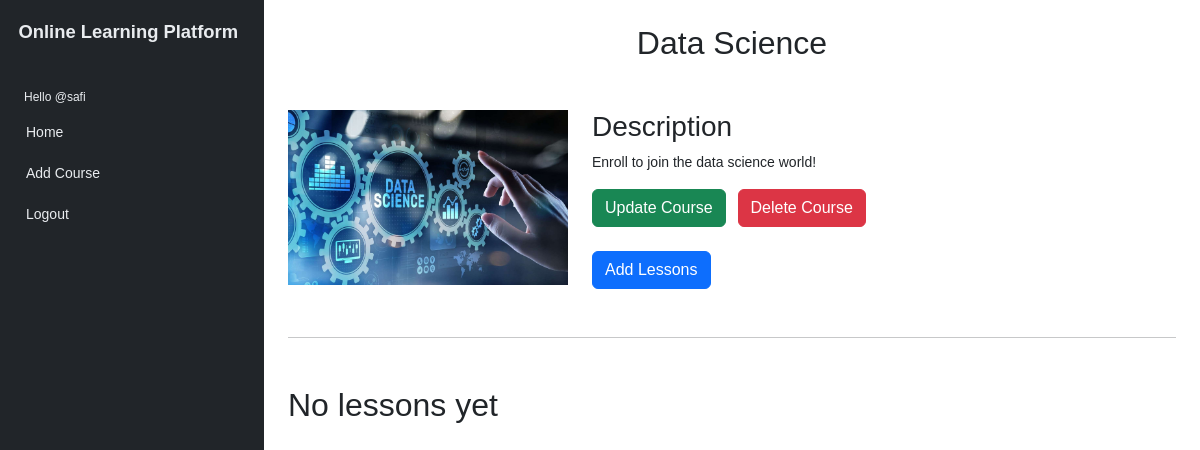
/courseview/5/ (signed in), run on an earlier commit of the app's database.
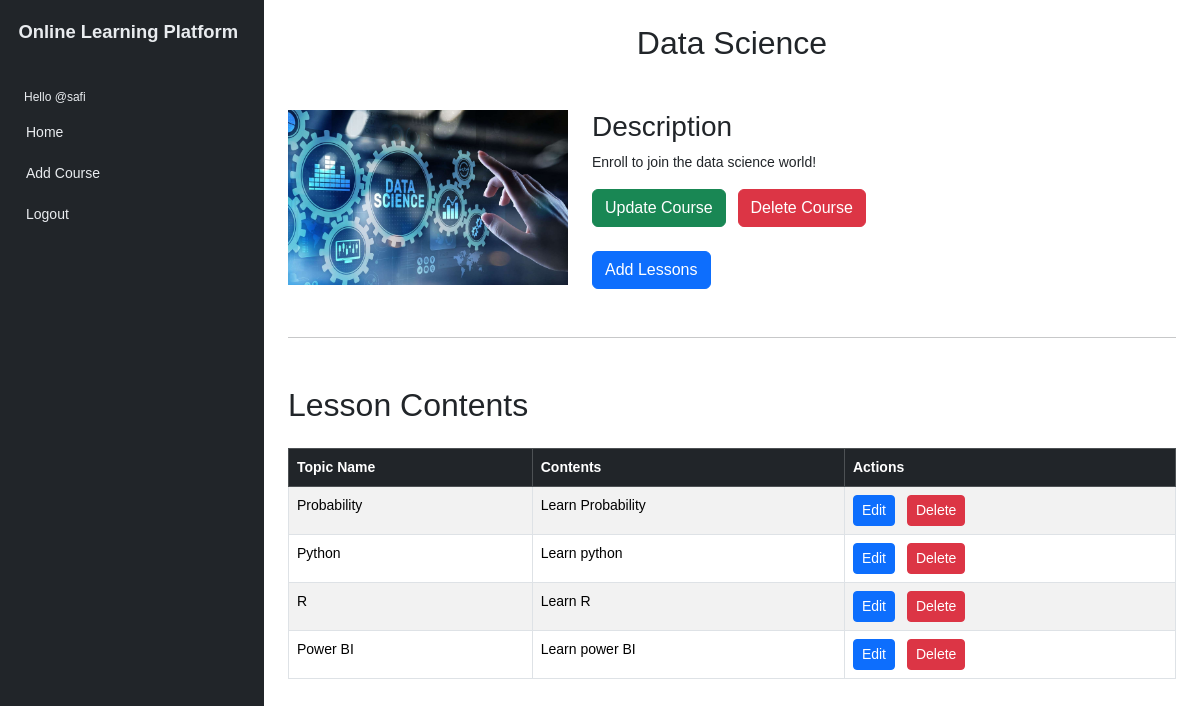
And on a later commit of the database.
### core/models.py (models this page shows, shortened)
class Lessons(models.Model):
    topic = models.CharField(max_length=50)
    content = models.TextField()
    course = models.ForeignKey(Course, on_delete=models.CASCADE)
    created = models.DateTimeField(auto_now_add=True)

### core/views.py (the view)
# urls.py: path('courseview/<str:pk>/', views.viewcourse,name='courseview'),
@login_required(login_url='loginpage')
def viewcourse(request, pk):
    courses = Course.objects.get(id=pk)
    form = CourseForm(instance=courses)
    lesson_list = Lessons.objects.filter(course=courses)
    lesson_form = LessonForm(course=courses)
    lesson_forms = [LessonForm(instance=lesson) for lesson in lesson_list]
    context = {'courses': courses, 'form': form, 'lesson_forms': lesson_forms, 'lesson_form': lesson_form, 'lesson_list': lesson_list}
    return render(request, 'instructor/view_course.html', context)

### templates/instructor/view_course.html (shortened to what this page needs)
{% extends 'layout.html' %}
{% block sideitem %}
    <li class="sidebar-item">
        <a href="{% url 'inshome' %}" class="sidebar-link">Home</a>
    </li>
    <li class="sidebar-item">
        <a href="{% url 'courseadd' %}" class="sidebar-link">Add Course</a>
    </li>
{% endblock %}
{% block main %}
    <div class="container">
        <h2 class="text-center mt-4 mb-5">{{ courses.title }}</h2>
        <div class="row">
            <div class="col-md-4">
                <img src="{{ courses.cover.url }}" class="img-fluid" alt="{{ courses.title }}">
            </div>
            <div class="col-md-8">
                <h3>Description</h3>
                <p>{{ courses.description }}</p>
                <div class="mb-4">
                    <a href="#" class="btn btn-success me-2" data-bs-toggle="modal" data-bs-target="#editCourseModal{{ courses.id }}">Update Course</a>
                    <a href="{% url 'deletecourse' courses.id %}" onclick="return confirm('Are you sure you want to delete this course?')" class="btn btn-danger">Delete Course</a>
                </div>
                <div>
                    <a href="#" class="btn btn-primary me-2" data-bs-toggle="modal" data-bs-target="#addLessonModal{{ courses.id }}">Add Lessons</a>
                </div>
            </div>
        </div>
        <hr class="my-5">
        <div class="row">
            <div class="col">
                {% if lesson_list %}
                    <h2>Lesson Contents</h2>
                    <table class="table table-bordered table-striped mt-4">
                        <thead class="table-dark">
                            <tr>
                                <th>Topic Name</th>
                                <th>Contents</th>
                                <th>Actions</th>
                            </tr>
                        </thead>
                        <tbody>
                            {% for data in lesson_list %}
                                <tr>
                                    <td>{{ data.topic }}</td>
                                    <td>{{ data.content }}</td>
                                    <td>
                                        <a href="#" class="btn btn-primary btn-sm me-2" data-bs-toggle="modal" data-bs-target="#editLessonModal{{ data.id }}">Edit</a>
                                        <a href="{% url 'deletelesson' courses.id data.id %}" onclick="return confirm('Are you sure you want to delete this lesson?')" class="btn btn-danger btn-sm">Delete</a>
                                    </td>
                                </tr>
                            {% endfor %}
                        </tbody>
                    </table>
                {% else %}
                    <h2>No lessons yet</h2>
                {% endif %}
            </div>
        </div>
    </div>
{% endblock %}

What changed in the data, as far as the page shows it:
added Lessons: topic "Probability", content "Learn Probability"
added Lessons: topic "Python", content "Learn python"
added Lessons: topic "R", content "Learn R"
added Lessons: topic "Power BI", content "Learn power BI"
Also different on the page:
text no longer shown: "No lessons yet"
text now shown: "Lesson Contents Topic Name Contents Actions"
